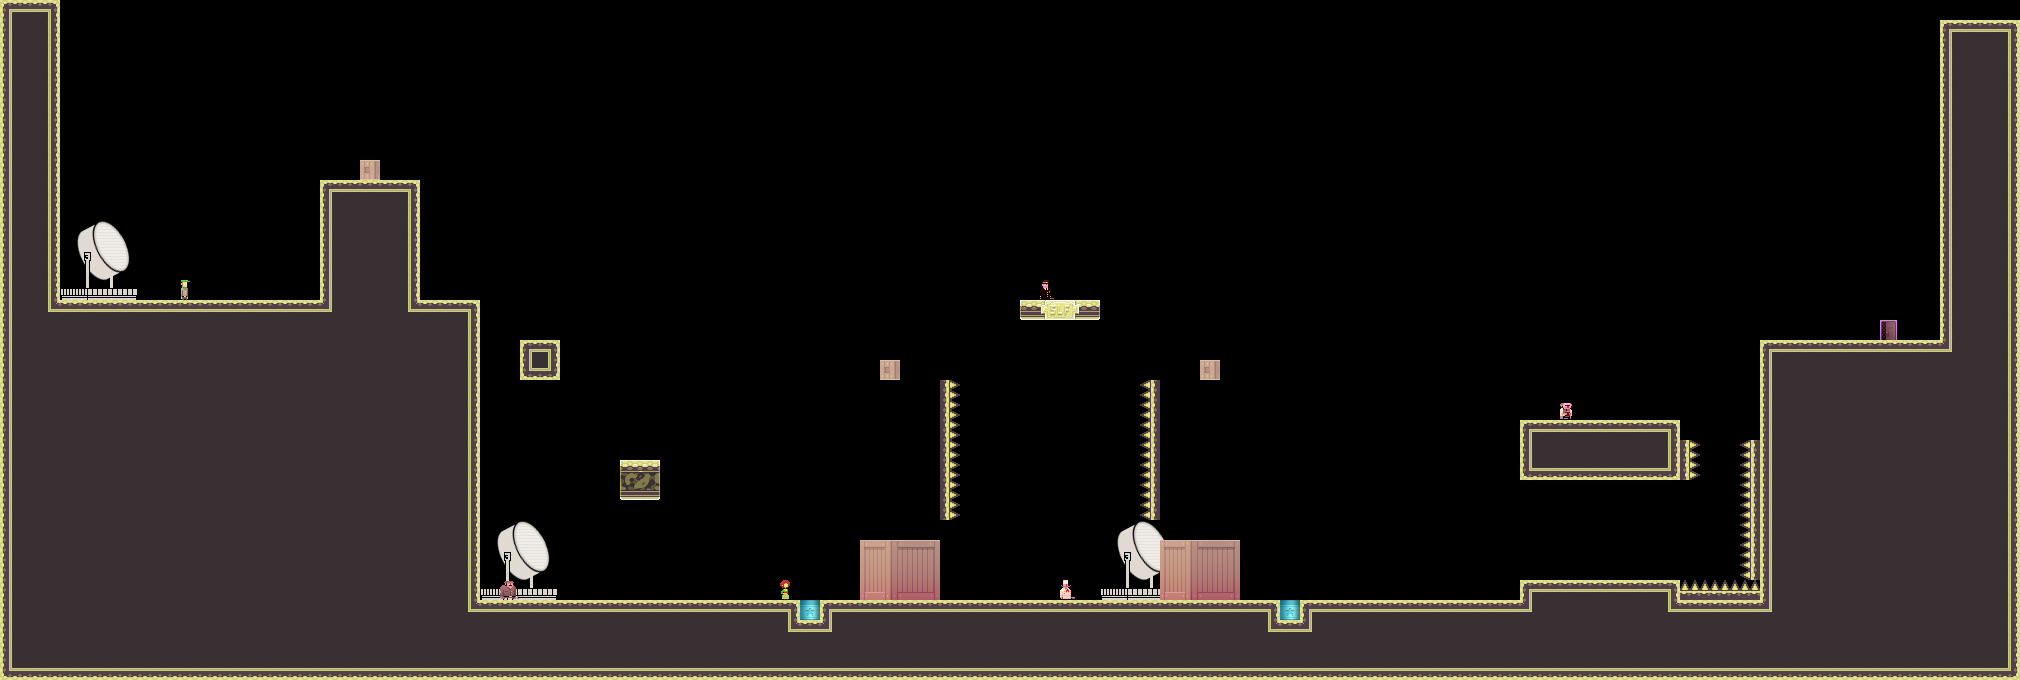

Rendered tile map (Tiled .tmx) drawn with the repository's tilesets; below, a short description and the map source with its tile grids summarised:
An orthogonal 101x34 tile map with 20x20 px tiles, 3 tile layers (bg, bg2, dontAutoLoad_sprites) and 20 objects.

<map version="1.0" orientation="orthogonal" width="101" height="34" tilewidth="20" tileheight="20">
 <properties>
  <property name="liselotStart" value="YES" />
 </properties>
 <tileset firstgid="1" name="tiles_military" tilewidth="20" tileheight="20">
  <image source="../Art/tiles_military.png" width="400" height="400" />
  <terraintypes>
   <terrain name="solid" tile="151" />
   <terrain name="hollow" tile="94" />
  </terraintypes>
  <tile id="8" terrain=",,,1" />
  <tile id="9" terrain=",,1,1" />
  <tile id="10" terrain=",,1,1" />
  <tile id="11" terrain=",,1,1" />
  <tile id="12" terrain=",,1,1" />
  <tile id="13" terrain=",,1,1" />
  <tile id="14" terrain=",,1," />
  <tile id="15" terrain="1,1,1," />
  <tile id="16" terrain="1,1,,1" />
  <tile id="28" terrain=",1,,1" />
  <tile id="34" terrain="1,,1," />
  <tile id="35" terrain="1,,1,1" />
  <tile id="36" terrain=",1,1,1" />
  <tile id="48" terrain=",1,,1" />
  <tile id="54" terrain="1,,1," />
  <tile id="68" terrain=",1,,1" />
  <tile id="74" terrain="1,,1," />
  <tile id="88" terrain=",1,,1" />
  <tile id="94" terrain="1,,1," />
  <tile id="108" terrain=",1,,1" />
  <tile id="114" terrain="1,,1," />
  <tile id="128" terrain=",1,," />
  <tile id="129" terrain="1,1,," />
  <tile id="130" terrain="1,1,," />
  <tile id="131" terrain="1,1,," />
  <tile id="132" terrain="1,1,," />
  <tile id="133" terrain="1,1,," />
  <tile id="134" terrain="1,,," />
  <tile id="148" terrain=",,,0" />
  <tile id="149" terrain=",,0,0" />
  <tile id="150" terrain=",,0," />
  <tile id="151" terrain="0,0,0," />
  <tile id="152" terrain="0,0,," />
  <tile id="153" terrain="0,0,,0" />
  <tile id="168" terrain=",0,,0" />
  <tile id="170" terrain="0,,0," />
  <tile id="171" terrain="0,,0," />
  <tile id="173" terrain=",0,,0" />
  <tile id="188" terrain=",0,," />
  <tile id="189" terrain="0,0,," />
  <tile id="190" terrain="0,,," />
  <tile id="191" terrain="0,,0,0" />
  <tile id="192" terrain=",,0,0" />
  <tile id="193" terrain=",0,0,0" />
  <tile id="194" terrain="0,0,0,0" />
  <tile id="195" terrain="1,1,1,1" />
  <tile id="356">
   <properties>
    <property name="LargeCrate" value="" />
   </properties>
  </tile>
  <tile id="380">
   <properties>
    <property name="Andre" value="" />
   </properties>
  </tile>
  <tile id="381">
   <properties>
    <property name="Liselot" value="" />
   </properties>
  </tile>
  <tile id="382">
   <properties>
    <property name="Amsterdaam" value="" />
   </properties>
  </tile>
  <tile id="383">
   <properties>
    <property name="Worker" value="" />
   </properties>
  </tile>
  <tile id="384">
   <properties>
    <property name="Inspector" value="" />
   </properties>
  </tile>
  <tile id="385">
   <properties>
    <property name="Chef" value="" />
   </properties>
  </tile>
  <tile id="386">
   <properties>
    <property name="Exit" value="" />
   </properties>
  </tile>
  <tile id="387">
   <properties>
    <property name="Trampoline" value="" />
   </properties>
  </tile>
  <tile id="388">
   <properties>
    <property name="SmallCrate" value="" />
   </properties>
  </tile>
  <tile id="389">
   <properties>
    <property name="SugarBag" value="" />
   </properties>
  </tile>
 </tileset>
 <layer name="bg" width="101" height="34">
  <data>[3434 cells, 1141 non-empty, 26 distinct tile ids]</data>
 </layer>
 <layer name="bg2" width="101" height="34">
  <data>[3434 cells, 90 non-empty, 30 distinct tile ids]</data>
 </layer>
 <objectgroup name="boxes" width="101" height="34">
  <object x="0" y="0" width="60" height="680" />
  <object x="60" y="300" width="420" height="380" />
  <object x="520" y="340" width="40" height="40" />
  <object x="620" y="460" width="40" height="40" />
  <object x="480" y="600" width="1540" height="80" />
  <object x="1940" y="20" width="80" height="580" />
  <object x="840" y="380" width="100" height="160" />
  <object x="1160" y="380" width="100" height="160" />
  <object x="1400" y="280">
   <polyline points="0,0 0,240" />
  </object>
  <object x="1460" y="280">
   <polyline points="0,0 380,0" />
  </object>
  <object x="1760" y="340" width="180" height="260" />
  <object x="320" y="180" width="100" height="120" />
  <object x="1520" y="420" width="160" height="60" />
  <object x="1520" y="580" width="160" height="20" />
  <object x="1020" y="300" width="80" height="20" />
 </objectgroup>
 <layer name="dontAutoLoad_sprites" width="101" height="34">
  <data>[3434 cells, 36 non-empty, 21 distinct tile ids]</data>
 </layer>
 <objectgroup name="dontAutoLoad_death" width="101" height="34">
  <object x="940" y="380" width="20" height="140" />
  <object x="1140" y="380" width="20" height="140" />
  <object x="1680" y="440" width="20" height="40" />
  <object x="1740" y="440" width="20" height="140" />
  <object x="1680" y="580" width="80" height="20" />
 </objectgroup>
</map>
